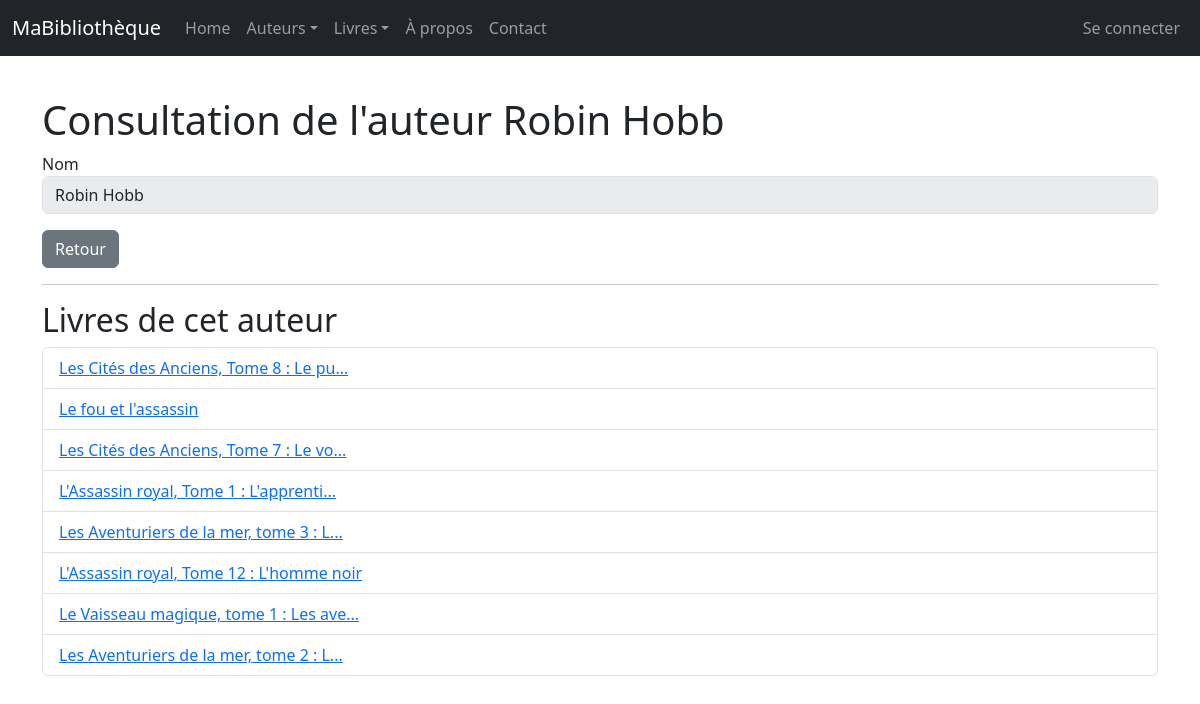
Page /auteurs/4/view/ on the committed database.
### monApp/models.py (models this page shows, shortened)
class Auteur(db.Model):
    idA = db.Column(db.Integer,primary_key=True)
    Nom = db.Column(db.String(100))

class Livre(db.Model):
    idL = db.Column(db.Integer,primary_key=True)
    Prix = db.Column(db.Float)
    Titre = db.Column(db.String(255))
    Url = db.Column(db.String(255))
    Img = db.Column(db.String(255))
    auteur_id = db.Column(db.Integer,db.ForeignKey("auteur.idA"))
    auteur = db.relationship("Auteur",backref =db.backref("livres",lazy="dynamic"))

### monApp/views.py (the view)
@app.route('/auteurs/<idA>/view/')
def viewAuteur(idA):
    unAuteur = Auteur.query.get(idA)
    unForm = FormAuteur (idA=unAuteur.idA , Nom=unAuteur.Nom)
    return render_template("auteur_view.html",selectedAuteur=unAuteur, viewForm=unForm)

### monApp/forms.py
class FormAuteur(FlaskForm):
    idA=HiddenField('idA')
    Nom=StringField ('Nom',validators =[DataRequired()])

### monApp/templates/auteur_view.html (shortened to what this page needs)
{% extends "base.html" %}
{% block main %}
<h1 >Consultation de l'auteur {{ selectedAuteur.Nom }}</h1>
<form role="form" method="POST" action="">
    <div class="form-group mb-3">
        {{ viewForm.Nom.label }}
        {{ viewForm.Nom(size=50, disabled=True, class_="form-control") }}
    </div>
    <a href="{{ url_for('getAuteurs') }}" class="btn btn-secondary">Retour</a>
</form >
<hr>
<h2>Livres de cet auteur</h2>
{% if selectedAuteur.livres.count() > 0 %}
    <ul class="list-group">
        {% for livre in selectedAuteur.livres %}
            <li class="list-group-item">
                <a href="{{ url_for('viewLivre', idL=livre.idL) }}">{{ livre.Titre }}</a>
            </li>
        {% endfor %}
    </ul>
{% else %}
    <p>Cet auteur n'a aucun livre enregistré dans la base de données.</p>
{% endif %}
{% endblock %}

### monApp/static/style.css (style rules this page uses)
body { font-family: sans-serif; }
h1 { color :red; }

### rows in the picture
Auteur: Nom "Robin Hobb"
Livre: Titre "Les Cités des Anciens, Tome 8 : Le pu..."
Livre: Titre "Le fou et l'assassin"
Livre: Titre "Les Cités des Anciens, Tome 7 : Le vo..."
Livre: Titre "L'Assassin royal, Tome 1 : L'apprenti..."
Livre: Titre "Les Aventuriers de la mer, tome 3 : L..."
Livre: Titre "L'Assassin royal, Tome 12 : L'homme noir"
Livre: Titre "Le Vaisseau magique, tome 1 : Les ave..."
Livre: Titre "Les Aventuriers de la mer, tome 2 : L..."

### other values in the picture
{{ viewForm.Nom.label }} "Nom"
